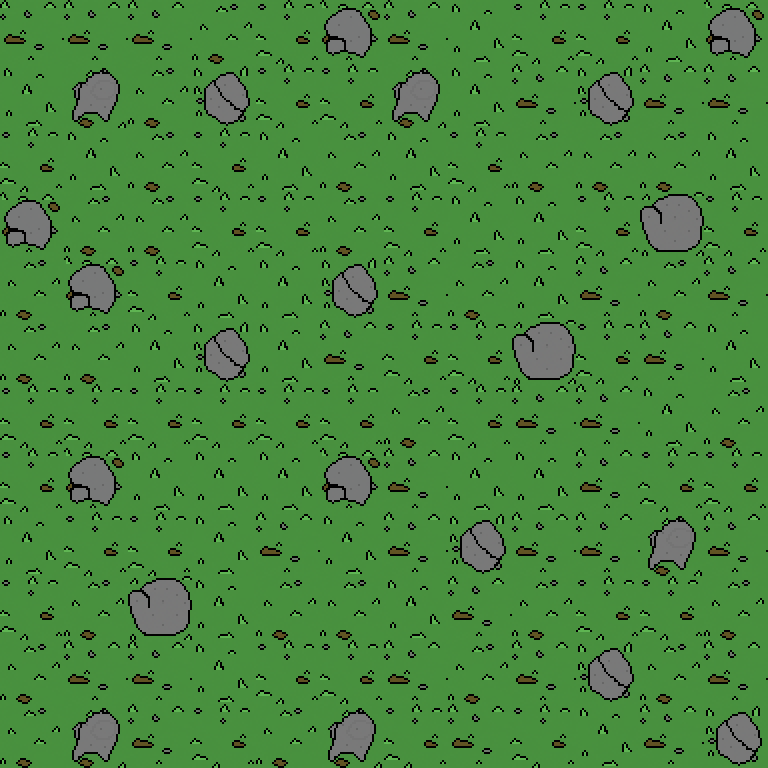

A level layout from a 2D game, rendered from its tile map. Below: a short description, then the map file with its tile-grid data intact:
An orthogonal 12x12 tile map with 64x64 px tiles, 1 tile layer (Tile Layer 1).

<map version="1.8" tiledversion="1.8.2" orientation="orthogonal" renderorder="right-down" width="12" height="12" tilewidth="64" tileheight="64" infinite="0" nextlayerid="2" nextobjectid="1">
 <tileset firstgid="1" source="MeadowTileset.tsx" />
 <layer id="1" name="Tile Layer 1" width="12" height="12">
  <data encoding="csv">
3,3,3,2,4,7,3,1,4,4,1,7,
1,6,2,5,4,4,6,1,3,5,3,3,
4,1,2,4,1,2,1,4,2,2,2,1,
7,2,2,4,4,2,4,1,1,4,8,4,
2,7,4,1,1,5,3,2,1,3,2,3,
2,2,1,5,1,3,4,4,8,4,3,1,
4,4,4,4,4,4,2,4,3,3,1,2,
4,7,1,1,1,7,3,1,1,3,4,4,
1,4,4,1,3,1,3,5,3,3,6,3,
4,2,8,1,2,2,1,3,2,4,4,2,
2,3,3,1,4,4,3,2,3,5,2,3,
2,6,3,4,2,6,4,3,4,1,3,5
</data>
 </layer>
</map>